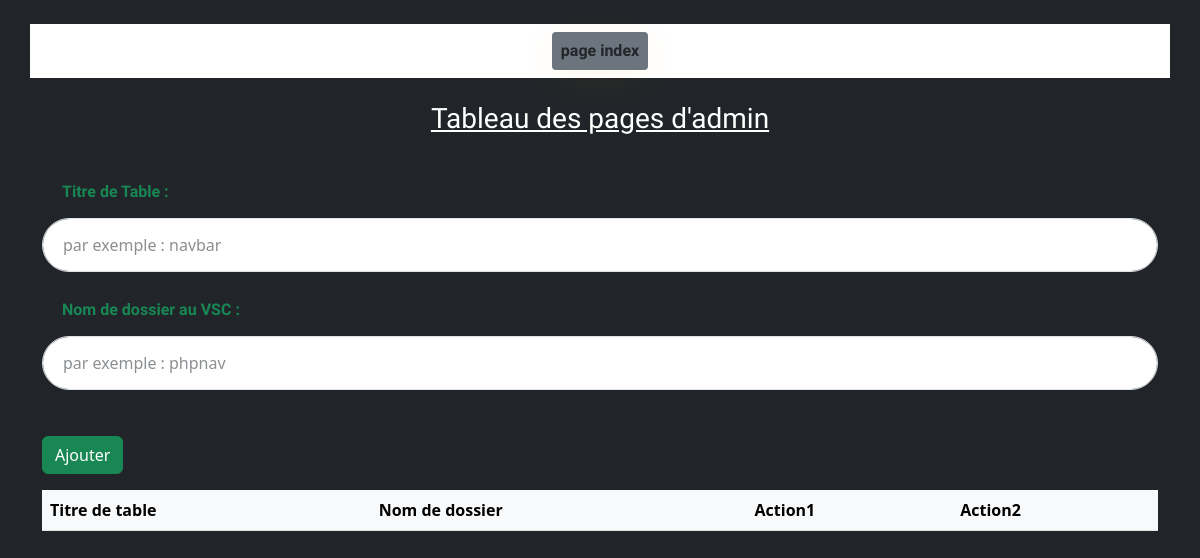
The app's page /phpnavtable/index.php, older data.
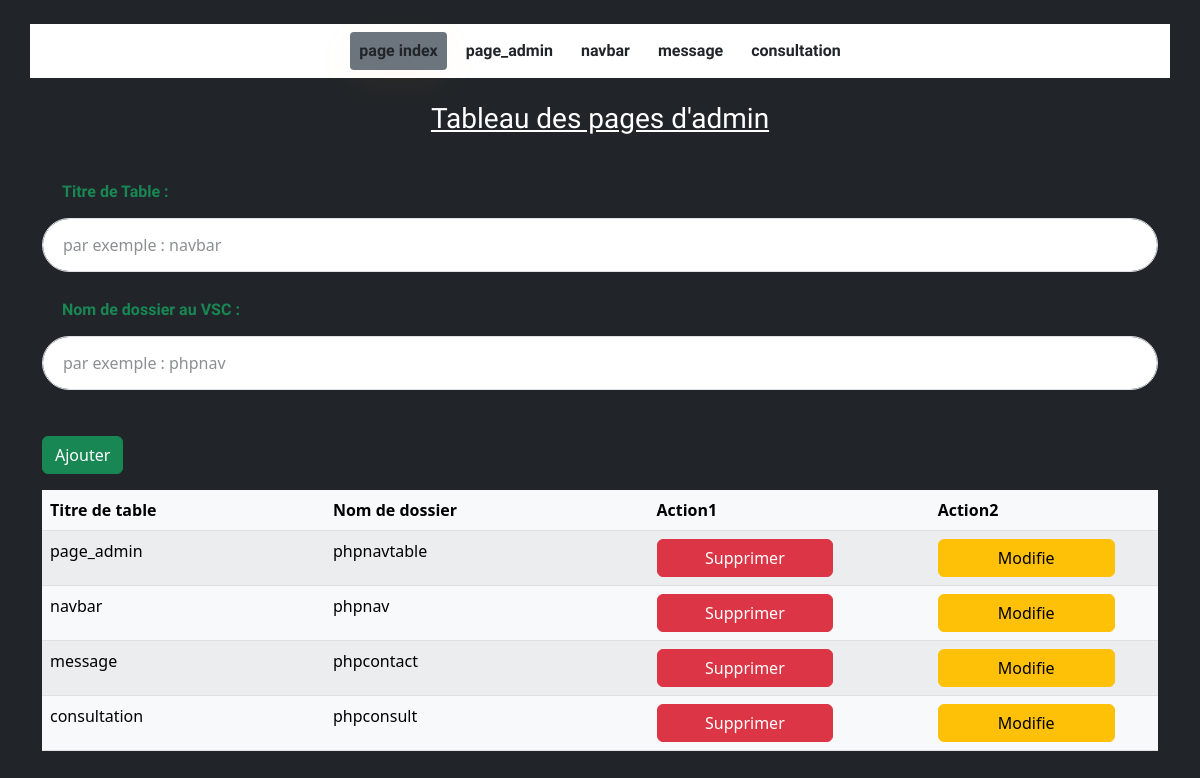
The same page, newer data.
### tables this page shows
CREATE TABLE `navbar_table` (
  `id` int(4) NOT NULL,
  `nav` varchar(30) NOT NULL,
  `refer` varchar(30) NOT NULL
);

### phpnavtable/index.php (the view, shortened to what this page needs)
<!doctype html>
<html lang="en">
  <head>
    <link rel="stylesheet" type="text/css" href="../assets/css/style.css">
    <link href="https://cdn.jsdelivr.net/npm/bootstrap@5.2.3/dist/css/bootstrap.min.css" rel="stylesheet">
  </head>
  <body class="bg-dark">
  <nav class="main_menu navbar navbar-expand-lg bg-white container my-4">
                <div class="main_menu_inner collapse navbar-collapse justify-content-center" id="main_menu_dropdown">
                  <ul class="main_menu_list unordered_list navbar-nav">
                    <li class="anav nav-item fw-bold">
                      <a class="nav-link navbar-text bg-secondary" aria-current="page" href="http://localhost/psy/index.php">page index</a>
                    </li>
                    <?php
                      include ('../config.php');
                      $jibdata = "SELECT * FROM `navbar_table` ";
                      $dirlordre = mysqli_query($connexion,$jibdata);
                      while($starjdid = mysqli_fetch_array($dirlordre)){
                    ?>
                    <li class="anav nav-item fw-bold">
                    <a class="nav-link navbar-text" aria-current="page" href="http://localhost/psy/<?php echo $starjdid['refer']?>"><?php echo $starjdid['nav']?></a>
                    </li>
                    <?php
                    }
                    ?>
                  </ul>
                </div>
              </nav>
    <div class="container">
    <h3 class="text-white d-flex justify-content-center text-decoration-underline mb-5">Tableau des pages d'admin</h3>
        <form action="ajouternav.php" method="post" class="mt-4">
            <div class="form-group">
                <label for="" class="form-label fw-bold text-success">Titre de Table :</label>
                <input type="text" class="form-control" name="nv" placeholder="par exemple : navbar">
            </div>
            <div class="form-group">
                <label for="" class="form-label fw-bold text-success">Nom de dossier au VSC :</label>
                <input type="text" class="form-control" name="rfr" placeholder="par exemple : phpnav">
            </div>
            <input type="submit" value="Ajouter" class="btn btn-success my-3" name="sifat">
        </form>
        <table class="table table-striped table-light">
            <thead>
                <tr>
                    <th>Titre de table</th>
                    <th>Nom de dossier</th>
                    <th>Action1</th>
                    <th>Action2</th>
                </tr>
            </thead>
            <tbody>
                <?php
                    include ('../config.php');
                    $jibdata = "SELECT * FROM `navbar_table` ";
                    $dirlordre = mysqli_query($connexion,$jibdata);
                    while($starjdid = mysqli_fetch_array($dirlordre)){
                ?>
                <tr>
                    <td><?php echo $starjdid['nav']?></td>
                    <td><?php echo $starjdid['refer']?></td>
                    <td><a href="delete.php?ghanmasho=<?php echo $starjdid['id']?>"  class="btn btn-danger col-8">Supprimer</a></td>
                    <td><a href="modification.php?ed=<?php echo $starjdid['id']?>"  class="btn btn-warning col-10">Modifie</a></td>
                </tr>
                <?php
                }
                ?>
            </tbody>
        </table>
    </div>
  </body>
</html>

Row changes from the older to the newer data that the page shows:
added navbar_table: nav "page_admin", refer "phpnavtable"
added navbar_table: nav "navbar", refer "phpnav"
added navbar_table: nav "message", refer "phpcontact"
added navbar_table: nav "consultation", refer "phpconsult"
